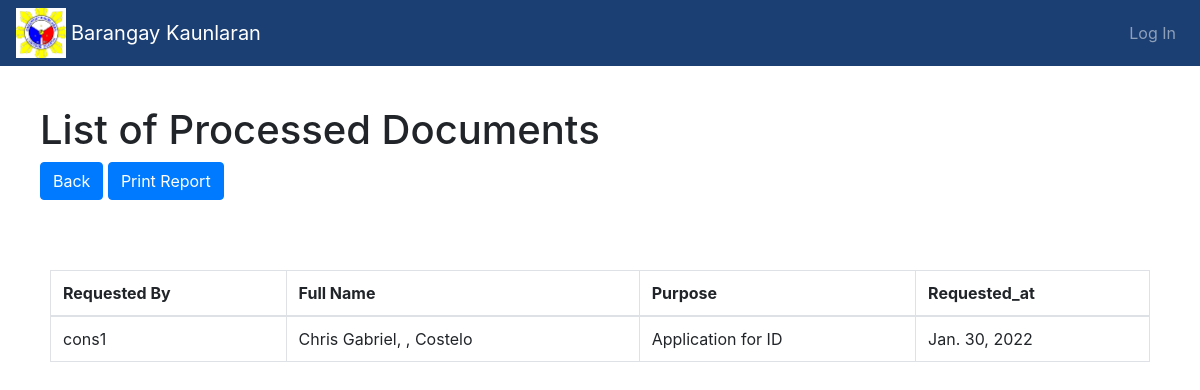
The page /staff/records/recordsResidency on the database its author committed.
### documentRequest/models.py (models this page shows, shortened)
class docType(models.Model):
    is_Pending = models.BooleanField(default=True)
    is_Done = models.BooleanField(default=False)
    class Meta:
        abstract = True

class BrgyResidency(docType):
    first_name = models.CharField(max_length=100)
    last_name = models.CharField(max_length=100)
    middle_name = models.CharField(max_length=100)
    age = models.PositiveIntegerField()
    nationality = models.CharField(max_length=100)
    purpose = models.CharField(max_length=100)
    Address = models.CharField(max_length=255)
    email =  models.CharField(max_length=255)
    requested_by = models.ForeignKey(User,on_delete=models.CASCADE)
    requested_at = models.DateField(default=datetime.date.today)
    cedula = models.ImageField(null=True, blank=True, default = '#' ,upload_to="BrgyIndigencyCedula/")
    validId = models.ImageField(null=True, blank=True, default = '#' ,upload_to="BrgyIndigencyID/")

### accounts/models.py (models this page shows)
class User(AbstractUser):
    is_BrgyStaff = models.BooleanField(default=False)
    is_Constituent = models.BooleanField(default=False)

### records/views.py (the view)
# urls.py: path('recordsResidency',views.ResidencyList,name='listResidency'),
def ResidencyList(request):
    context = {}
    context["dataset"] = BrgyResidency.objects.filter(is_Done=True)
    return render(request,'docRecordList.html',context)

### records/templates/docRecordList.html (shortened to what this page needs)
{% extends "Staff_base.html"%}
{% load static %}
{%block content%}
{% block showlist %}
{%block contentlist%}
<link rel="stylesheet" href="https://printjs-4de6.kxcdn.com/print.min.css">
<div style=" margin: 20px 20px 20px 20px; padding:20px 20px 20px 20px;">
  <h1>List of Processed Documents</h1>
  <a href="{%url 'Records:docRecord'%}" class="btn btn-primary">Back</a>
  <button type="button" class="btn btn-primary" onclick="printJS('print','html')">Print Report</button>
</div>
<div style="margin:50px 50px 50px 50px">
  <table class="table table-bordered"  id="print">
    <thead>
      <td><b>Requested By</b></td>
      <td><b>Full Name</b></td>
      <td><b>Purpose</b></td>
      <td><b>Requested_at</b></td>
    </thead>
    <tbody>
      {%for doc in dataset%}
      <tr>
          <td>{{doc.requested_by}}</td>
          <td>{{doc.first_name}}, {{doc.middle_name}}, {{doc.last_name}}</td>
          <td>{{doc.purpose}}</td>
          <td>{{doc.requested_at}}</td>
      </tr>
      {%endfor%}
    </tbody>
  </table>
</div>
{%endblock%}
{%endblock%}
{%endblock%}

### rows shown on the page
BrgyResidency: requested_by "cons1", first_name "Chris Gabriel", last_name "Costelo", purpose "Application for ID", requested_at "Jan. 30, 2022"
